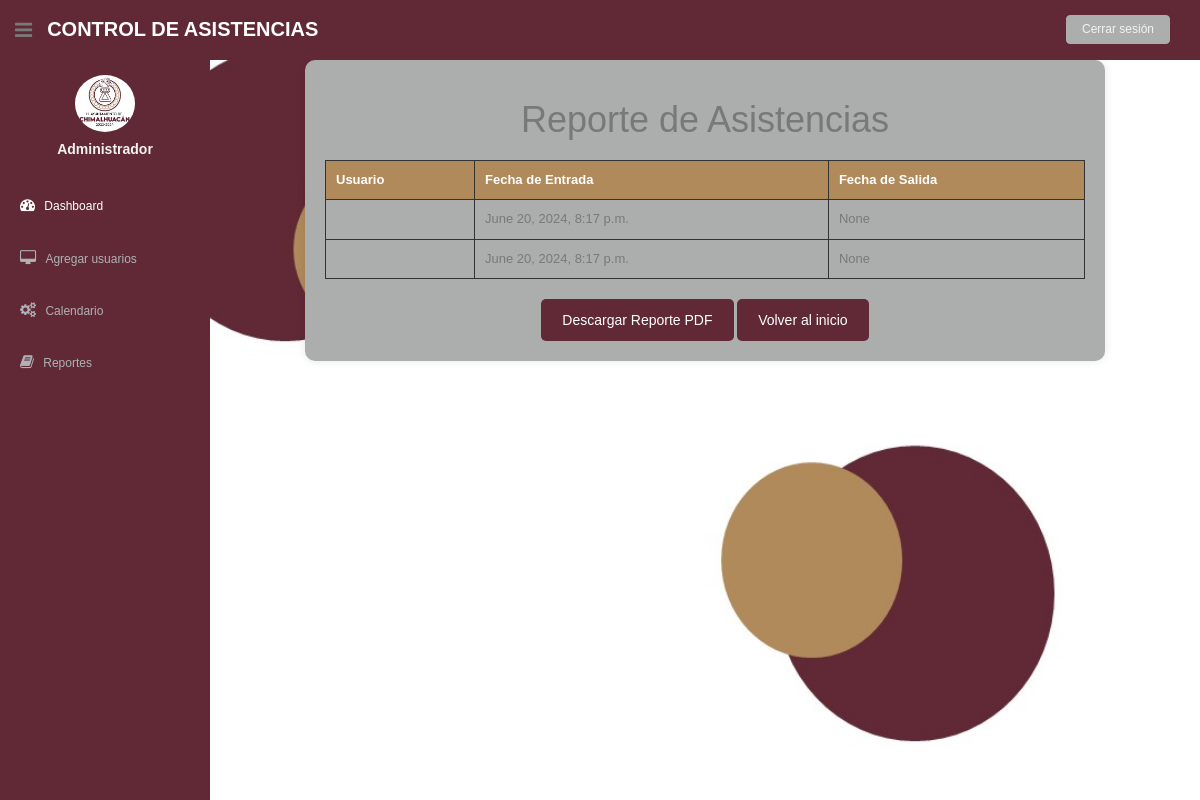
Page /reporte/ (signed in) on the earlier database version.
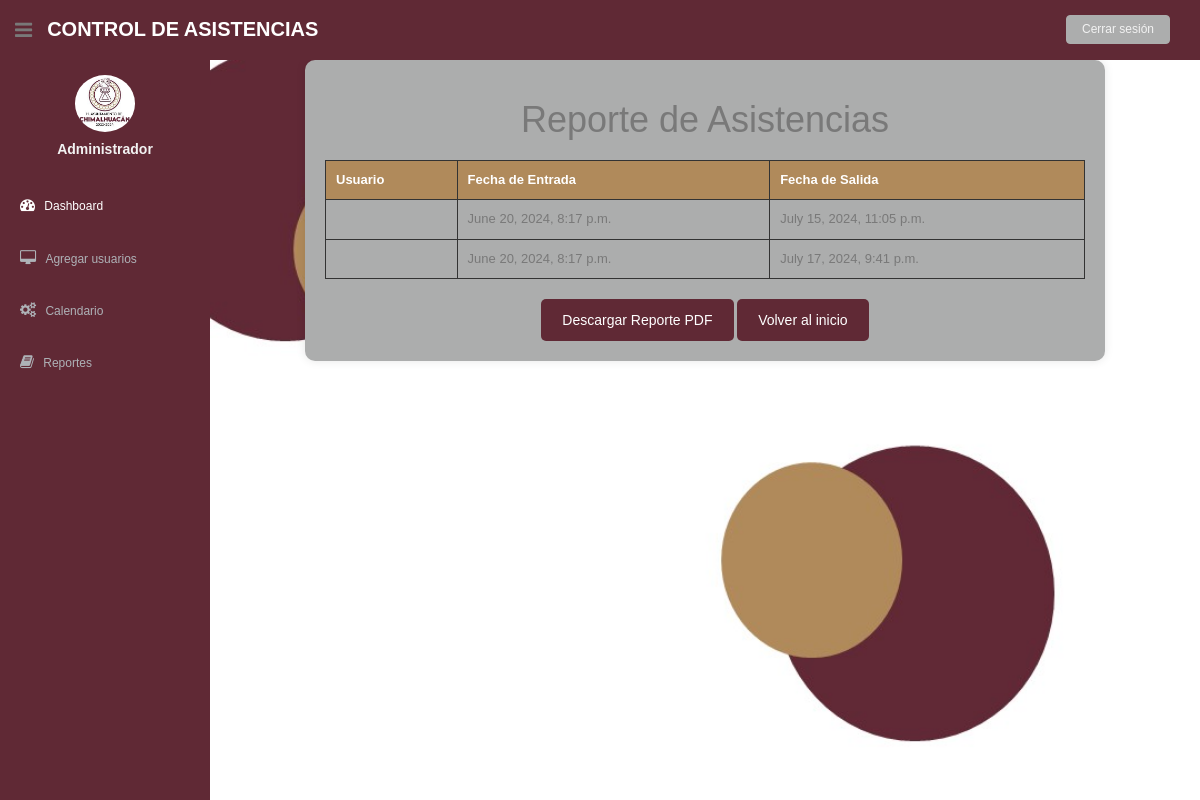
Same page on the later database version.
### asistencia/models.py (models this page shows, shortened)
class Asistencia(models.Model):
    usuario = models.ForeignKey(Usuario, on_delete=models.PROTECT)
    fecha_entrada = models.DateTimeField(auto_now_add=True)
    fecha_salida = models.DateTimeField(null=True, blank=True)

### asistencia/views.py (the view)
# urls.py: path('reporte/', generar_reporte_view, name='reporte'),
@login_required
def generar_reporte_view(request):
    asistencias = Asistencia.objects.all()
    context = {'asistencias': asistencias}
    return render(request, 'reporte_asistencias.html', context)

### asistencia/templates/reporte_asistencias.html (shortened to what this page needs)
{% load static %}
<!DOCTYPE html>
<html lang="en">
<head>
  <link href="{% static 'css/bootstrap.css' %}" rel="stylesheet">
  <link href="{% static 'font-awesome/css/font-awesome.css' %}" rel="stylesheet" />
  <link rel="stylesheet" type="text/css" href="{% static 'css/zabuto_calendar.css' %}">
  <link rel="stylesheet" type="text/css" href="{% static 'js/gritter/css/jquery.gritter.css' %}" />
  <link rel="stylesheet" type="text/css" href="{% static 'lineicons/style.css' %}">
  <link href="{% static 'css/style.css' %}" rel="stylesheet">
  <link href="{% static 'css/style-responsive.css' %}" rel="stylesheet">
</head>
<body>
  <section id="container">
    <header class="header black-bg">
      <div class="sidebar-toggle-box">
        <div class="fa fa-bars tooltips" data-placement="right" data-original-title="Toggle Navigation"></div>
      </div>
      <a href="{% url 'index' %}" class="logo"><b>Control de Asistencias</b></a>
      <div class="top-menu">
        <ul class="nav pull-right top-menu">
          <li><a class="logout" href="{% url 'login' %}">Cerrar sesión</a></li>
        </ul>
      </div>
    </header>
    <aside>
      <div id="sidebar"  class="nav-collapse ">
          <ul class="sidebar-menu" id="nav-accordion">
              <p class="centered"><a href="profile.html"><img src="{% static '/img/LOGO.jpg' %}" class="img-circle" width="60"></a></p>
              <h5 class="centered">Administrador</h5>
              <li class="mt">
                  <a class="active" href="index.html">
                      <i class="fa fa-dashboard"></i>
                      <span>Dashboard</span>
                  </a>
              </li>
              <li class="sub-menu">
                  <a href="javascript:;" >
                      <i class="fa fa-desktop"></i>
                      <span>Agregar usuarios</span>
                  </a>
              </li>
              <li class="sub-menu">
                  <a href="javascript:;" >
                      <i class="fa fa-cogs"></i>
                      <span>Calendario</span>
                  </a>
              </li>
              <li class="sub-menu">
                  <a href="javascript:;" >
                      <i class="fa fa-book"></i>
                      <span>Reportes</span>
                  </a>
              </li>
          </ul>
      </div>
  </aside>
    <section id="main-content">
      <section class="wrapper">
    <div class="container">
        <h1>Reporte de Asistencias</h1>
    <table>
        <thead>
            <tr>
                <th>Usuario</th>
                <th>Fecha de Entrada</th>
                <th>Fecha de Salida</th>
            </tr>
        </thead>
        <tbody>
            {% for asistencia in asistencias %}
                <tr>
                    <td>{{ asistencia.usuario.nombre }}</td>
                    <td>{{ asistencia.fecha_entrada }}</td>
                    <td>{{ asistencia.fecha_salida }}</td>
                </tr>
            {% endfor %}
        </tbody>
    </table>
        <a href="{% url 'reporte_pdf' %}" class="btn">Descargar Reporte PDF</a>
        <a href="{% url 'index' %}" class="btn">Volver al inicio</a>
    </div>
</body>
</html>

### asistencia/static/css/style.css (style rules this page uses)
body { color: #797979; background: #f2f2f2; font-family: 'Ruda', sans-serif; padding: 0px !important; margin: 0px !important; font-size:13px; }
ul li { list-style: none; }
a, a:hover, a:focus { text-decoration: none; outline: none; }
#container { width: 100%; height: 100%; }
.centered { text-align: center; }
.mt { margin-top: 25px; }
ul.top-menu > li > .logout { color: #f2f2f2; font-size: 12px; border-radius: 4px; -webkit-border-radius: 4px; border: 1px solid #ACADAD !important; padding: 5px 15px; margin-right: 15px; background: #ACADAD; margin-top: 15px; }
#sidebar { width: 210px; height: 100%; position: fixed; background: #602935; }
#sidebar h5 { color: #f2f2f2; font-weight: 700; }
#sidebar ul li { position: relative; }
ul.sidebar-menu , ul.sidebar-menu li ul.sub { margin: -2px 0 0; padding: 0; }
ul.sidebar-menu { margin-top: 75px; }
ul.sidebar-menu li { margin-bottom: 5px; margin-left:10px; margin-right:10px; }
ul.sidebar-menu li.sub-menu { line-height: 15px; }
ul.sidebar-menu li a span { display: inline-block; }
ul.sidebar-menu li a { color: #aeb2b7; text-decoration: none; display: block; padding: 15px 0 15px 10px; font-size: 12px; outline: none; -webkit-transition: all 0.3s ease; -moz-transition: all 0.3s ease; -o-transition: all 0.3s ease; -ms-transition: all 0.3s ease; transition: all 0.3s ease; }
ul.sidebar-menu li a.active, ul.sidebar-menu li a:hover, ul.sidebar-menu li a:focus { background: #602935; color: #fff; display: block; -webkit-transition: all 0.3s ease; -moz-transition: all 0.3s ease; -o-transition: all 0.3s ease; -ms-transition: all 0.3s ease; transition: all 0.3s ease; }
ul.sidebar-menu li a i { font-size: 15px; padding-right: 6px; }
ul.sidebar-menu li a.active i { color: #fff; }
#main-content { margin-left: 210px; }
.header, .footer { min-height: 60px; padding: 0 15px; }
.header { position: fixed; left: 0; right: 0; z-index: 1002; }
.black-bg { background: #602935; border-bottom: 1px solid #602935; }
.wrapper { display: inline-block; margin-top: 60px; padding-left: 15px; padding-right: 15px; padding-bottom: 15px; padding-top: 0px; width: 100%; }
a.logo { font-size: 20px; color: #ffffff; float: left; margin-top: 15px; text-transform: uppercase; }
a.logo b { font-weight: 900; }
#top_menu .nav > li, ul.top-menu > li { float: left; }
ul.top-menu > li > a { color: #666666; font-size: 16px; border-radius: 4px; -webkit-border-radius: 4px; border:1px solid #666666 !important; padding: 2px 6px; margin-right: 15px; }
.sidebar-toggle-box { float: left; padding-right: 15px; margin-top: 20px; }
.sidebar-toggle-box .fa-bars { cursor: pointer; display: inline-block; font-size: 20px; }

### asistencia/templates/reporte_asistencias.html (style rules this page uses)
body { font-family: Arial, sans-serif; background-color: #ffffff; margin: 0; padding: 0; display: flex; justify-content: center; align-items: center; height: 100vh; }
.container { text-align: center; background-color: #ACADAD; padding: 20px; border-radius: 10px; box-shadow: 0 0 10px rgba(0, 0, 0, 0.1); max-width: 800px; width: 100%; }
table { width: 100%; border-collapse: collapse; margin-top: 20px; }
table, th, td { border: 1px solid #333; }
th, td { padding: 10px; text-align: left; }
th { background-color: #B08A5B; color: #ffffff; }
.btn { display: inline-block; background-color: #602935; color: #ffffff; padding: 10px 20px; text-decoration: none; border-radius: 5px; transition: background-color 0.3s ease; margin-top: 20px; }

Differences in the rows shown:
changed Asistencia: fecha_salida "None" → "July 15, 2024, 11:05 p.m."
changed Asistencia: fecha_salida "None" → "July 17, 2024, 9:41 p.m."
